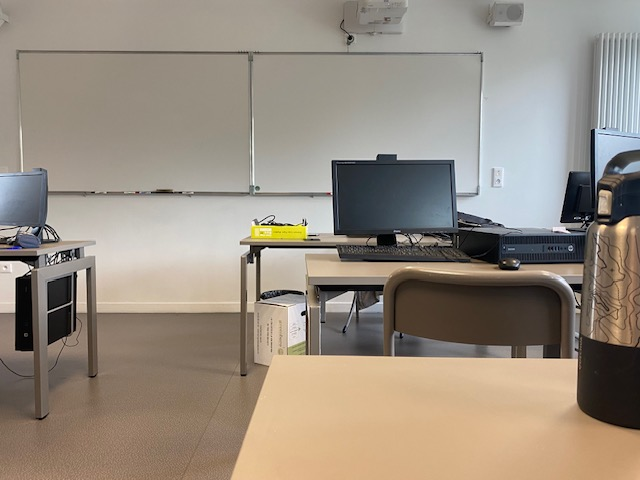
#> input picture IMG_0078.jpg, 640 x 480 px
$ python image.py
#> lines starting #> are read from the running program, lines starting #| are printed output that depends on the picture
import cv2 as cv
import numpy as np

# Charger les images
img1 = cv.imread('IMG_0078.jpg')
#> img1 is the input picture: shape (480, 640, 3); mean B, G, R 128.1, 140.7, 151.3
img2 = cv.imread('IMG_0079.jpg')
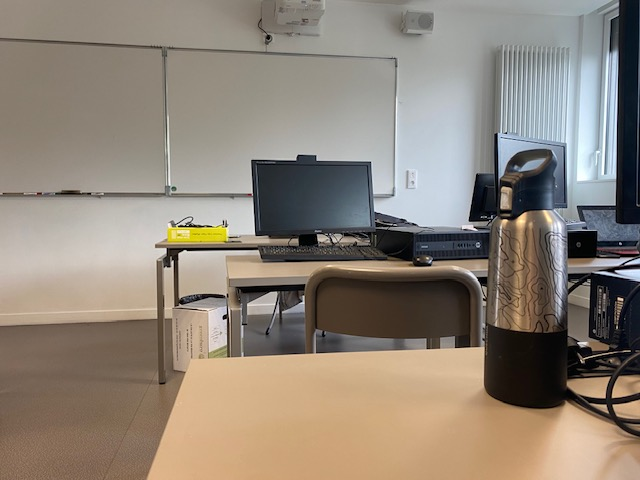
#> input picture IMG_0079.jpg, 640 x 480 px
#> img2 is the input picture: shape (480, 640, 3); mean B, G, R 120.3, 132.3, 142.8


# Redimensionner les images pour qu'elles aient la même hauteur
h1, w1, _ = img1.shape
#> h1 = 480; w1 = 640
h2, w2, _ = img2.shape
#> h2 = 480; w2 = 640
if h1 != h2:
    new_width1 = int(w1 * (h2 / h1))
    img1 = cv.resize(img1, (new_width1, h2))

# Concaténer les images horizontalement
combined_image = np.hstack((img1, img2))
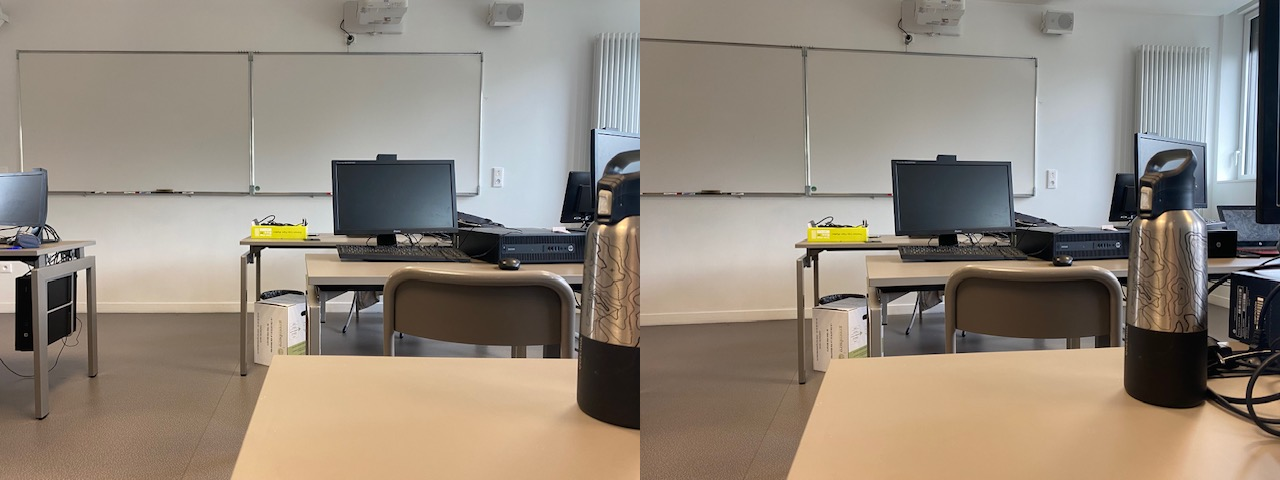
#> combined_image: shape (480, 1280, 3); mean B, G, R 124.2, 136.5, 147.1

# Lors d'un clique gauche sur l'image concaténée, affiche la position
#(x,y) du point cliqué et l'image à lquelle il appartient

def mouse_click(event, x, y, flags, param):
    if event == cv.EVENT_LBUTTONDOWN:
        if x < img1.shape[1]:
            # Le clic est dans la première image
            print(f"Position dans image 1 : x = {x}, y = {y}")
        else:
            # Le clic est dans la deuxième image
            relative_x = x - img1.shape[1]  # Ajuster par rapport à l'image 2
            print(f"Position dans image 2 : x = {relative_x}, y = {y}")


# Afficher l'image concaténée
cv.imshow('Images', combined_image)
cv.setMouseCallback('Images', mouse_click)

# Attendre que l'utilisateur ferme la fenêtre
cv.waitKey(0)
cv.destroyAllWindows()
